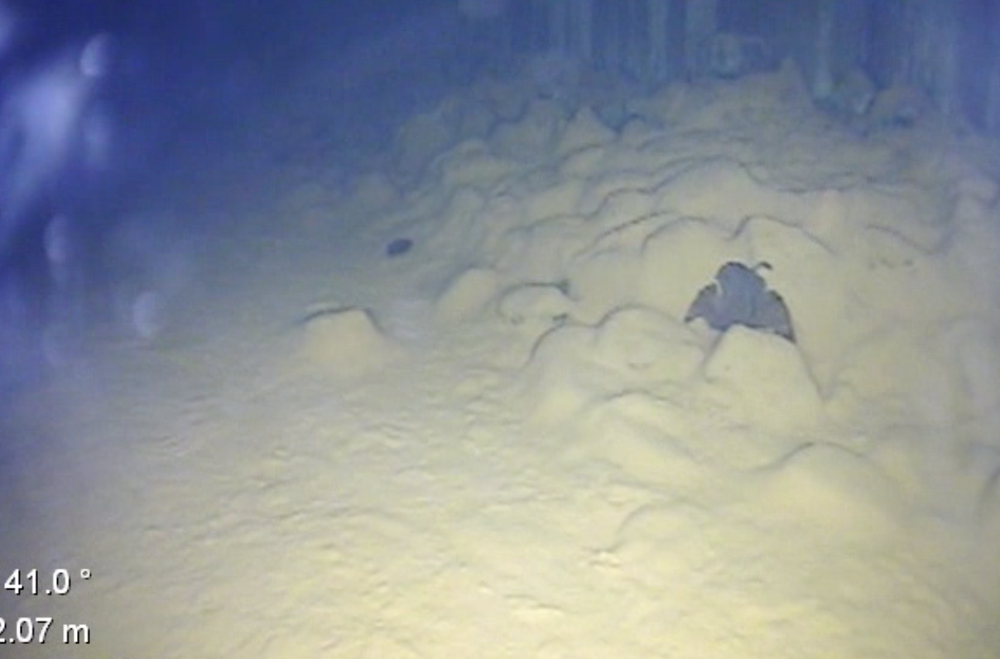
#> input picture Underwater-Image-Enhancement_Using-Wavelength-Compensation-and-Dehazing/Data/Valentine.png, 1000 x 659 px, shrunk from 1208 x 796 before the run
$ python main.py
#> lines starting #> are read from the running program, lines starting #| are printed output that depends on the picture
### Underwater-Image-Enhancement_Using-Wavelength-Compensation-and-Dehazing/Python/whiteBalance.py
import numpy as np

def whiteBalance(im):
    R_avg = np.mean(im[:,:,0])
    G_avg = np.mean(im[:,:,1])
    B_avg = np.mean(im[:,:,2])

    RGB_avg = [R_avg, G_avg, B_avg]

    gray_value = (R_avg + G_avg + B_avg) / 3

    scaleValue = gray_value / RGB_avg

    w = np.zeros_like(im)
    w[:,:,0] = scaleValue[0] * im[:,:,0]
    w[:,:,1] = scaleValue[1] * im[:,:,1]
    w[:,:,2] = scaleValue[2] * im[:,:,2]

    return w

### Underwater-Image-Enhancement_Using-Wavelength-Compensation-and-Dehazing/Python/enhanceContrast.py
import numpy as np

def enhanceContrast(im):
    luminance = im[:,:,0] * 0.299 + im[:,:,1] * 0.587 + im[:,:,2] * 0.114
    avgLuminance = np.mean(luminance[:])
    gamma = 2 * (0.5 + avgLuminance)

    output = np.zeros_like(im)

    output[:,:,0] = gamma * (im[:,:,0] - avgLuminance)
    output[:,:,1] = gamma * (im[:,:,1] - avgLuminance)
    output[:,:,2] = gamma * (im[:,:,2] - avgLuminance)

    return output

### Underwater-Image-Enhancement_Using-Wavelength-Compensation-and-Dehazing/Python/luminanceWeightmap.py
import numpy as np

def luminanceWeightmap(im):

    L = np.mean(im, axis=2)

    output = np.sqrt(1/3 * np.square(im[:,:,0] - L) + np.square(im[:,:,1] - L) + np.square(im[:,:,2] - L))

    return output

### Underwater-Image-Enhancement_Using-Wavelength-Compensation-and-Dehazing/Python/chromaticWeightmap.py
import numpy as np
import cv2

def chromaticWeightmap(im):
    hsvImage = cv2.cvtColor(im, cv2.COLOR_RGB2HSV)
    saturationValue = hsvImage[:,:,1]
    saturationMax = 1
    sigma = 0.3
    output = np.exp(-1 * np.square(saturationValue - saturationMax) / (2 * sigma**2))
    return output

### Underwater-Image-Enhancement_Using-Wavelength-Compensation-and-Dehazing/Python/saliencyWeightmap.py
import cv2
import numpy as np
from scipy.signal import convolve2d

def saliencyWeightmap(im):
    if (im.shape[2] > 1):
        imGray = cv2.cvtColor(im, cv2.COLOR_RGB2GRAY)
    else:
        imGray = im

    kernel_1D = 1/16 * np.array([[1, 4, 6, 4, 1]])
    kernel_2D = np.kron(kernel_1D, np.transpose(kernel_1D))
    I_mean = np.mean(imGray[:])

    I_Whc = convolve2d(imGray, kernel_2D, mode='same')

    output = np.abs(I_Whc - I_mean)

    return output

### Underwater-Image-Enhancement_Using-Wavelength-Compensation-and-Dehazing/Python/pyr_reduce.py
import numpy as np
import cv2
def pyr_reduce(img):
    kernelWidth = 5
    cw = 0.6
    ker1d = np.array([[0.25-cw/2,0.25,cw,0.25,0.25-cw/2]])
    kernel = np.kron(ker1d, ker1d)
    sz = img.shape
    imgout = []
    try:
        a = img.shape[2]
    except:
        a = 1
    for p in range(a):
        try:
            img1 = img[:,:,p]
        except:
            img1 = img
        imgFiltered = cv2.filter2D(img1, -1, kernel, borderType=cv2.BORDER_REPLICATE)
        imgout.append(imgFiltered[0:sz[0]:2, 0:sz[1]:2])

    return np.array(imgout[0])

### Underwater-Image-Enhancement_Using-Wavelength-Compensation-and-Dehazing/Python/genPyr.py
from pyr_reduce import pyr_reduce
import numpy as np
from pyr_expand import pyr_expand

def genPyr(img, t, level):
    pyr = [0 for i in range(level)]
    pyr[0] = img
    for p in range(1, level):
        pyr[p] = pyr_reduce(pyr[p-1])

    if t == 'gauss':
        return pyr
    osz = [0, 0, 1]
    for p in range(level-2, -1, -1):
        osz[0], osz[1] = (pyr[p+1].shape)
        for i in range(3):
            osz[i] = osz[i] * 2 - 1
        pyr[p] = pyr[p][0:osz[0], 0:osz[1]]

    for p in range(level-1):
        try:
            pyr[p] = pyr[p] - pyr_expand(pyr[p+1])
        except:
            pyr[p] = pyr[p] - pyr_expand(pyr[p+1])[:,:,0]

    return pyr


### Underwater-Image-Enhancement_Using-Wavelength-Compensation-and-Dehazing/Python/pyr_expand.py
import numpy as np
from scipy import signal
import cv2

def pyr_expand(i):
    kw = 5
    cw = 0.6
    ker1d = np.array([[0.25-cw/2,0.25,cw,0.25,0.25-cw/2]])
    kernel = np.kron(ker1d, np.transpose(ker1d)) * 4

    ker00 = kernel[0:kw:2, 0:kw:2]
    ker01 = kernel[0:kw:2, 1:kw:2]
    ker10 = kernel[1:kw:2, 0:kw:2]
    ker11 = kernel[1:kw:2, 1:kw:2]

    a = i.shape
    if (len(a) == 2):
        img = i[..., np.newaxis]
    else:
        img = i
    sz = img[:,:,0].shape
    osz = [0, 0]
    osz[0] = sz[0] * 2 - 1
    osz[1] = sz[1] * 2 - 1
    imgout = np.zeros(osz[0] * osz[1] * img.shape[2])
    imgout = imgout.reshape((osz[0], osz[1], img.shape[2]))
    # imgout = np.array([[[0 for i in range(img.shape[2])]for j in range(osz[1])] for k in range(osz[0])])

    for p in range(0, img.shape[2]):
        img1 = img[:,:,p]
        img1ph = np.pad(img1, ((0,0),(1,1)),'edge')
        img1pv = np.pad(img1, ((1,1),(0,0)),'edge')
        img00 = cv2.filter2D(img1, -1, ker00, borderType=cv2.BORDER_REPLICATE)
        img01 = signal.convolve2d(img1pv, ker01, mode='valid')
        img10 = signal.convolve2d(img1ph, ker10, mode='valid')
        img11 = signal.convolve2d(img1, ker11, mode='valid')
        imgout[0:osz[0]:2, 0:osz[1]:2,p] = img00
        imgout[1:osz[0]:2, 0:osz[1]:2,p] = img10
        imgout[0:osz[0]:2, 1:osz[1]:2,p] = img01
        imgout[1:osz[0]:2, 1:osz[1]:2,p] = img11

    return imgout

### Underwater-Image-Enhancement_Using-Wavelength-Compensation-and-Dehazing/Python/pyrReconstruct.py
from pyr_expand import pyr_expand
def pyrReconstruct(pyr):
    for p in range(len(pyr)-2, -1, -1):
        pyr[p] = pyr[p] + pyr_expand(pyr[p+1])

    return pyr[0]

### Underwater-Image-Enhancement_Using-Wavelength-Compensation-and-Dehazing/Python/main.py
import numpy as np
import cv2
import matplotlib.pyplot as plt
from skimage import color, exposure, transform, img_as_float32, img_as_uint
from whiteBalance import whiteBalance
from enhanceContrast import enhanceContrast
from luminanceWeightmap import luminanceWeightmap
from chromaticWeightmap import chromaticWeightmap
from saliencyWeightmap import saliencyWeightmap
from pyrReconstruct import pyrReconstruct
from genPyr import genPyr

def main():
    np.seterr(divide='ignore', invalid='ignore')
    im = cv2.imread('../Data/Valentine.png')
#> im is the input picture: shape (659, 1000, 3); mean B, G, R 152, 147.1, 141.3
    im = (cv2.cvtColor(im, cv2.COLOR_BGR2RGB)/255.0)
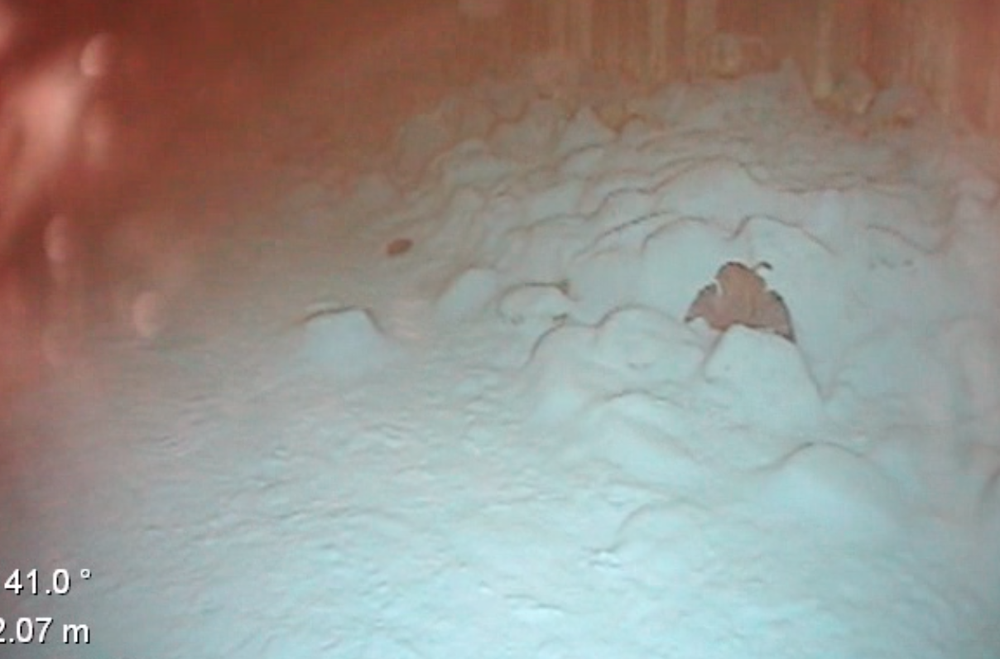
#> im: shape (659, 1000, 3) float64; mean B, G, R 0.554, 0.577, 0.596
    im = img_as_float32(im)

    firstInput = whiteBalance(im)
#> in whiteBalance, `R_avg = np.mean(im[:,:,0])`: R_avg = 0.554
#> in whiteBalance, `G_avg = np.mean(im[:,:,1])`: G_avg = 0.577
#> in whiteBalance, `B_avg = np.mean(im[:,:,2])`: B_avg = 0.596
#> in whiteBalance, `RGB_avg = [R_avg, G_avg, B_avg]`: RGB_avg = [0.554, 0.577, 0.596]
#> in whiteBalance, `gray_value = (R_avg + G_avg + B_avg) / 3`: gray_value = 0.576
#> in whiteBalance, `scaleValue = gray_value / RGB_avg`: scaleValue = [1.04, 0.998, 0.966]

    secondInput = enhanceContrast(im)
#> in enhanceContrast, `luminance = im[:,:,0] * 0.299 + im[:,:,1] * 0.587 + im[:,:,2] * 0.114`:
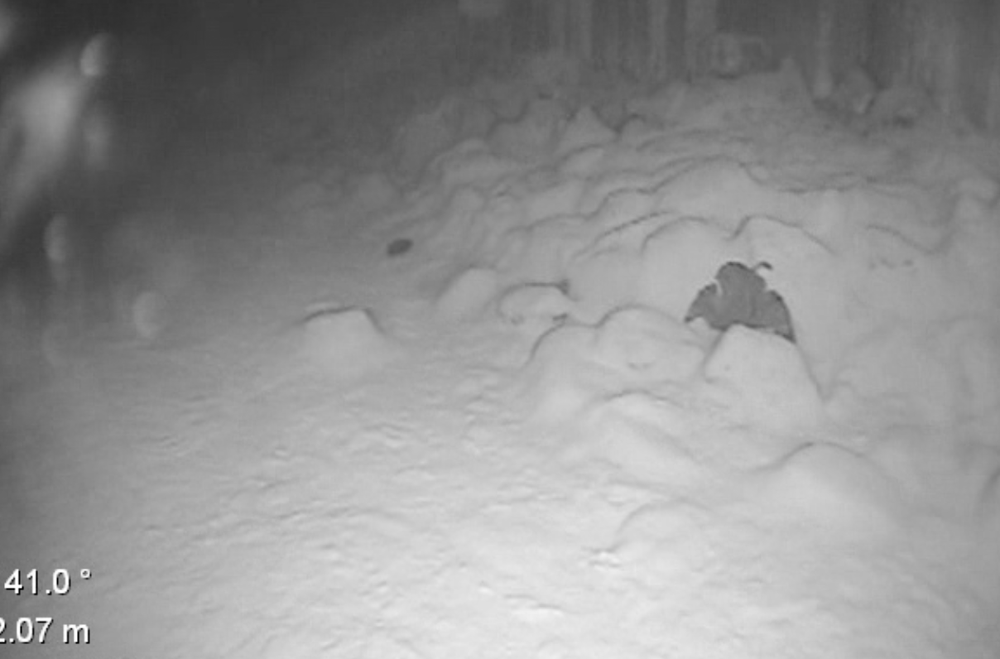
#> luminance: shape (659, 1000) float32; min 0, max 1, mean 0.572
#> in enhanceContrast, `avgLuminance = np.mean(luminance[:])`: avgLuminance = 0.572
#> in enhanceContrast, `gamma = 2 * (0.5 + avgLuminance)`: gamma = 2.14

    luminanceWeightmap1 = luminanceWeightmap(firstInput)
    chromaticWeightmap1 = chromaticWeightmap(firstInput)
#> in chromaticWeightmap, `hsvImage = cv2.cvtColor(im, cv2.COLOR_RGB2HSV)`: hsvImage: shape (659, 1000, 3) float32; mean H, S, V 125.1, 0.2, 0.6
#> in chromaticWeightmap, `output = np.exp(-1 * np.square(saturationValue - saturationMax) / (2 *..`:
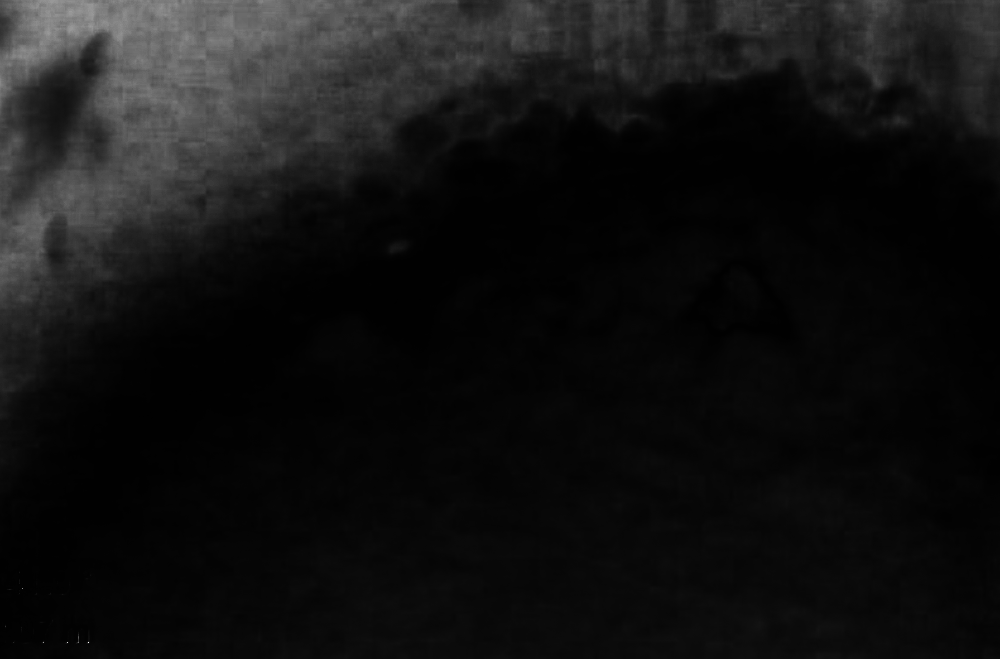
#> output: shape (659, 1000) float32; min 0.00387, max 1, mean 0.0741
    saliencyWeightmap1 = saliencyWeightmap(firstInput)
#> in saliencyWeightmap, `I_mean = np.mean(imGray[:])`: I_mean = 0.576
    resultedWeightmap1 = luminanceWeightmap1 * chromaticWeightmap1 * saliencyWeightmap1

    luminanceWeightmap2 = luminanceWeightmap(secondInput)
    chromaticWeightmap2 = chromaticWeightmap(secondInput)
#> in chromaticWeightmap (call 2), `hsvImage = cv2.cvtColor(im, cv2.COLOR_RGB2HSV)`: hsvImage: shape (659, 1000, 3) float32; mean H, S, V 138.4, 10.9, 0.2
#> in chromaticWeightmap (call 2), `output = np.exp(-1 * np.square(saturationValue - saturationMax) / (2 *..`:
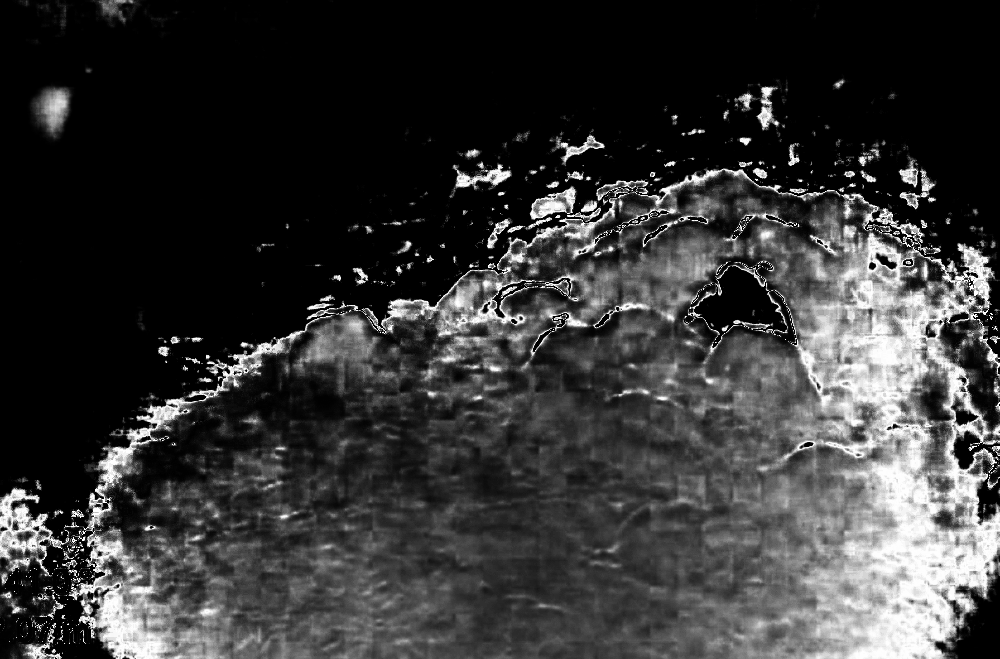
#> output: shape (659, 1000) float32; min 0, max 1, mean 0.211
    saliencyWeightmap2 = saliencyWeightmap(secondInput)
#> in saliencyWeightmap (call 2), `I_mean = np.mean(imGray[:])`: I_mean = -2.47e-07
#> in saliencyWeightmap (call 2), `output = np.abs(I_Whc - I_mean)`:
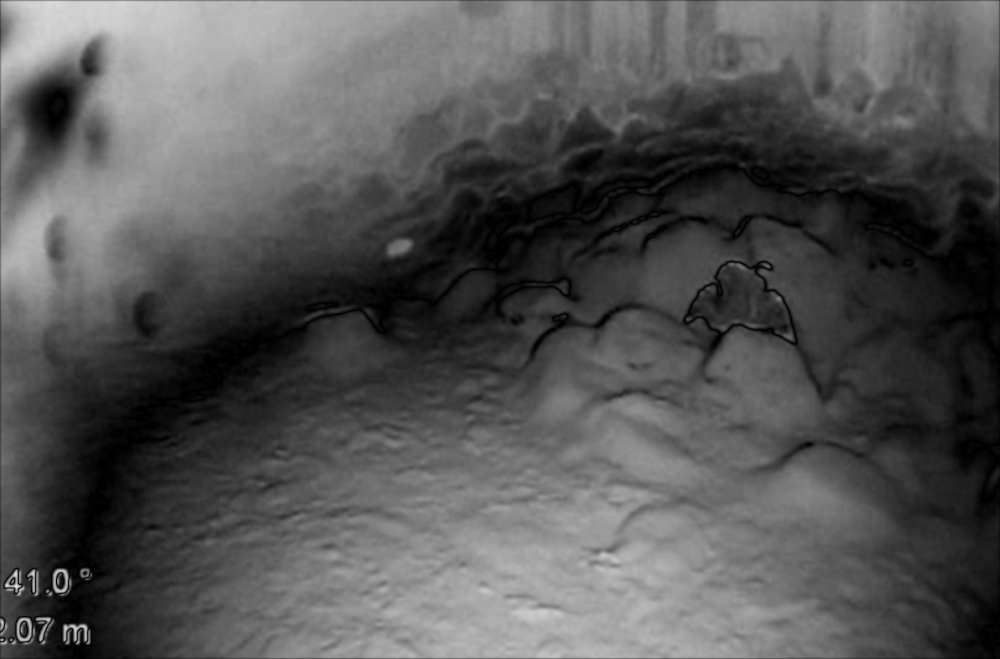
#> output: shape (659, 1000) float64; min 4.54e-07, max 0.882, mean 0.335

    resultedWeightmap2 = luminanceWeightmap2 * chromaticWeightmap2 * saliencyWeightmap2

    normalizedWeightmap1 = resultedWeightmap1 / (resultedWeightmap1 + resultedWeightmap2)
    normalizedWeightmap2 = resultedWeightmap2 / (resultedWeightmap1 + resultedWeightmap2)
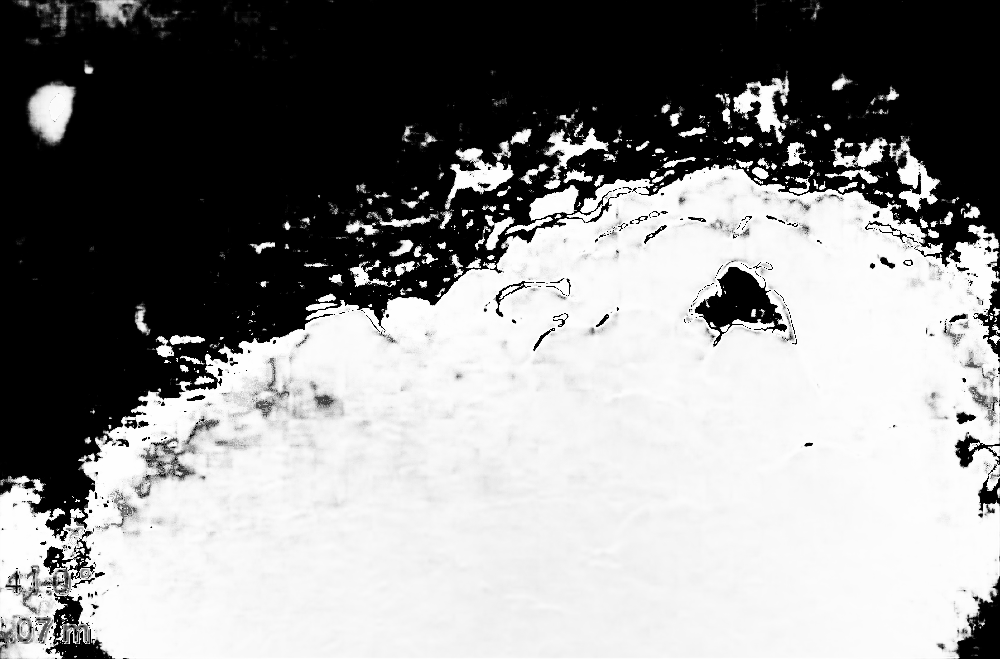
#> normalizedWeightmap2: shape (659, 1000) float64; 0% of the values are NaN or infinite; the others: min 0, max 1, mean 0.553; drawn with min black, max white, NaN and infinite black

    gaussianPyramid1 = genPyr(normalizedWeightmap1, 'gauss', 5)
#> after the loop in genPyr, `for p in range(1, level):`: pyr = 5 items
#> gaussianPyramid1 = 5 items
    gaussianPyramid2 = genPyr(normalizedWeightmap2, 'gauss', 5)
#> gaussianPyramid2 = 5 items

    fusedPyramid = []
    for i in range(5):
        tempImg = []
        for j in range(im.shape[2]):
            laplacianPyramid1 = genPyr(firstInput[:,:,j], 'laplace', 5)
            laplacianPyramid2 = genPyr(secondInput[:,:,j], 'laplace', 5)
            rowSize = np.min([laplacianPyramid1[i].shape[0], laplacianPyramid2[i].shape[0], gaussianPyramid1[i].shape[0], gaussianPyramid2[i].shape[0]])
            columnSize = np.min([laplacianPyramid1[i].shape[1], laplacianPyramid2[i].shape[1], gaussianPyramid1[i].shape[1], gaussianPyramid2[i].shape[1]])
            tempImg.append(laplacianPyramid1[i][0:rowSize, 0:columnSize] * gaussianPyramid1[i][0:rowSize, 0:columnSize] + laplacianPyramid2[i][0:rowSize, 0:columnSize] * gaussianPyramid2[i][0:rowSize, 0:columnSize])
        fusedPyramid.append([(np.array(tempImg)).transpose(1,2,0)])

    for i in range(5):
        fusedPyramid[i] = fusedPyramid[i][0]

    enhancedImage = pyrReconstruct(fusedPyramid)
#> the loop in pyrReconstruct, `for p in range(len(pyr)-2, -1, -1):` made 4 passes
#> p on passes 1, 3, 4: 3, 1, 0
#> pass 2, in pyr_expand (call 242), `img = i`:
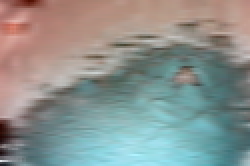
#> img: shape (83, 125, 3) float64 (shown 2 times larger); mean of channels 0, 1, 2 0.329, 0.345, 0.314; drawn with min black and max white
#> in pyrReconstruct, `return pyr[0]`: returned value: shape (657, 993, 3) float64; 0% of the values are NaN or infinite; the others: min -0.839, max 1.21, mean 0.329

    ig, ax = plt.subplots(1, 2)
    ax[0].imshow(im)
    ax[0].set_title('Original Image')
    ax[1].imshow(chromaticWeightmap1)
    plt.show()
#> figure, not shown here; B, G, R data is drawn as R, G, B

if __name__ == "__main__":
    main()

$ run again, with Underwater-Image-Enhancement_Using-Wavelength-Compensation-and-Dehazing/Data/test3.png copied over Underwater-Image-Enhancement_Using-Wavelength-Compensation-and-Dehazing/Data/Valentine.png
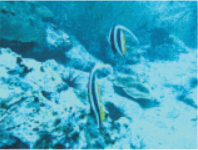
#> input picture Underwater-Image-Enhancement_Using-Wavelength-Compensation-and-Dehazing/Data/test3.png, 198 x 150 px
#> in main, im is the input picture: shape (150, 198, 3); mean B, G, R 191.7, 165.4, 63.8
#> R_avg = 0.25
#> G_avg = 0.649
#> B_avg = 0.752
#> RGB_avg = [0.25, 0.649, 0.752]
#> gray_value = 0.55
#> scaleValue = [2.2, 0.848, 0.732]
#> avgLuminance = 0.541
#> gamma = 2.08
#> hsvImage: shape (150, 198, 3) float32; mean H, S, V 121.6, 0.5, 0.7
#> I_mean = 0.55
#> hsvImage: shape (150, 198, 3) float32; mean H, S, V 192.1, 348.9, 0.4
#> in main, `normalizedWeightmap2 = resultedWeightmap2 / (resultedWeightmap1 + resu..`:
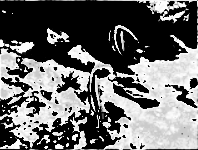
#> normalizedWeightmap2: shape (150, 198) float64; min 0, max 1, mean 0.415
#> after the loop in genPyr, `for p in range(1, level):`: pyr = 5 items
#> the loop in pyrReconstruct, `for p in range(len(pyr)-2, -1, -1):` made 4 passes
#> p on passes 1, 3, 4: 3, 1, 0
#> in pyrReconstruct, `return pyr[0]`:
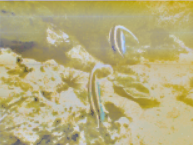
#> returned value: shape (145, 193, 3) float64; mean of channels 0, 1, 2 0.0248, 0.467, 0.553; drawn with min black and max white
